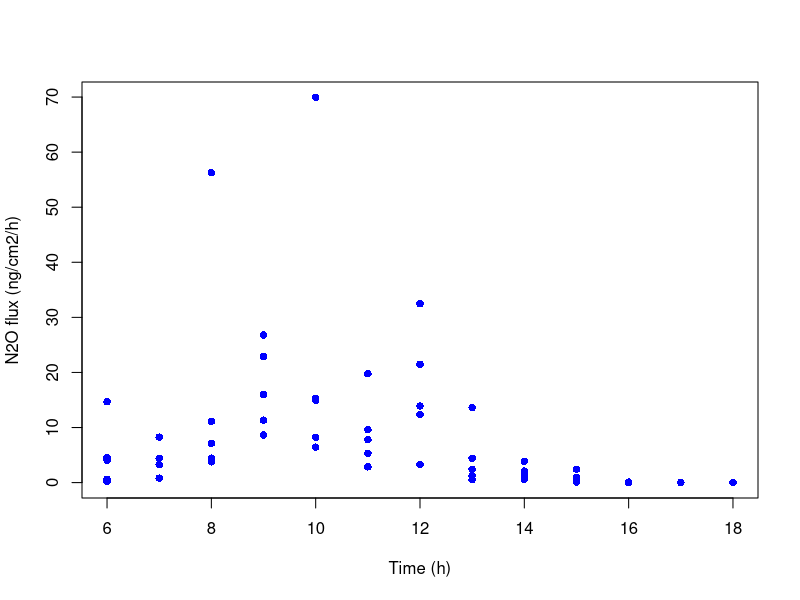
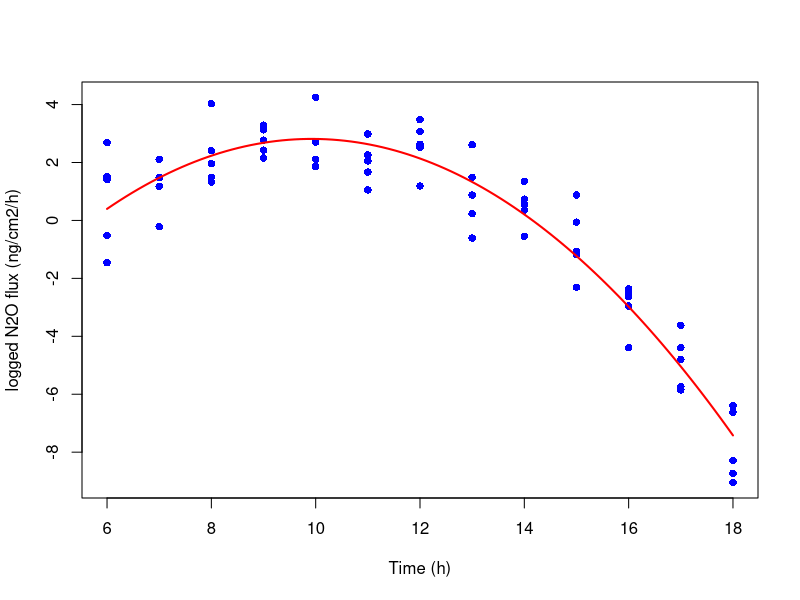
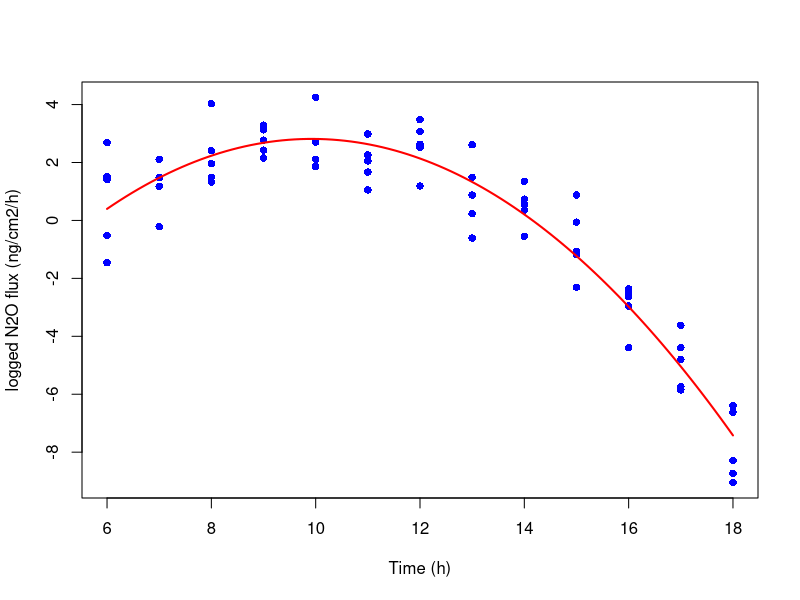
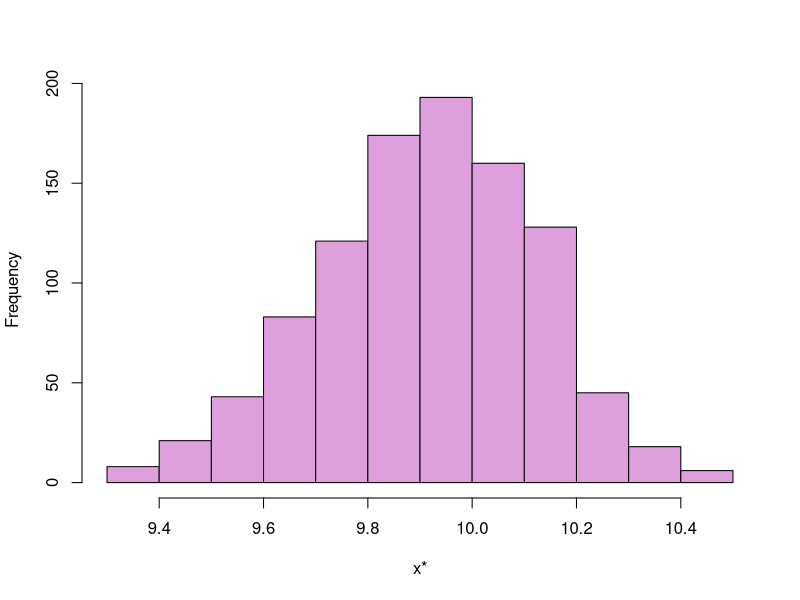

Here is the R script that generated these plots, in order:
## ---- chunk 1
# generate some data:
set.seed(20202020)
x <- rep(6:18,5)
mu <- 2.5 - .15*(x-10)^2
y <- exp(mu+rnorm(13*5,0,1))

# ... and plot it
plot(x,y,xlab='Time (h)', ylab='N2O flux (ng/cm2/h)',pch=16,col='blue')


# log it and plot it
plot(x,log(y),xlab='Time (h)', ylab='logged N2O flux (ng/cm2/h)',pch=16,col='blue')

# fit a quadratic model 
m1 <- lm(log(y) ~ x + I(x^2))

# and plot the curve
curve(m1$coef[1] + m1$coef[2]*x + m1$coef[3]*x^2, add=T,col='red',lwd=2)

plot(x,log(y),xlab='Time (h)', ylab='logged N2O flux (ng/cm2/h)',pch=16,col='blue')

m1 <- lm(log(y) ~ x + I(x^2))

curve(m1$coef[1] + m1$coef[2]*x + m1$coef[3]*x^2, add=T,col='red',lwd=2)
## ---- chunk 2
# bootstrap for the 65 observations

# number of bootstrapped samples
B <- 1000

# a vector to record the estimated ratio(location of the maximum)
ratio.est <- numeric(B)

# setting seed
set.seed(20202020)
for(b in 1:B){
  # resampling observations
  is.in <- sample(1:65,size=65,replace=T)
  # fitting the model
  m <- lm(log(y)[is.in] ~ x[is.in]+I(x[is.in]^2))
  # recording the location of the maximum
  ratio.est[b] <- -m$coef[2]/2/m$coef[3]
}

hist(ratio.est,xlab='x*',col='plum',main='')


### the bootstrap estimates:
# mean
mean(ratio.est)

# standard error
sd(ratio.est)

# 95% CI
quantile(ratio.est,c(0.025,.975))
